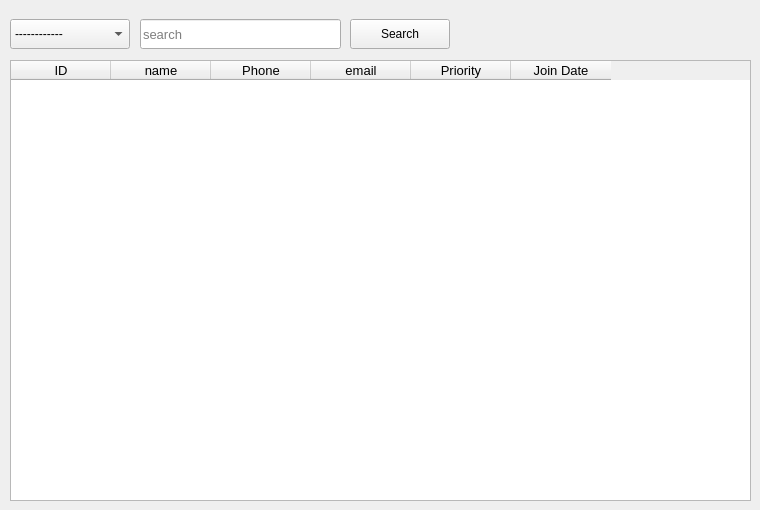
      <widget class="QWidget" name="tab_7">
       <attribute name="title">
        <string>Employee Table</string>
       </attribute>
       <widget class="QComboBox" name="comboBox_14">
        <property name="geometry">
         <rect>
          <x>10</x>
          <y>19</y>
          <width>120</width>
          <height>30</height>
         </rect>
        </property>
        <property name="font">
         <font>
          <family>Segoe UI</family>
         </font>
        </property>
        <item>
         <property name="text">
          <string>------------</string>
         </property>
        </item>
        <item>
         <property name="text">
          <string>ID</string>
         </property>
        </item>
        <item>
         <property name="text">
          <string>Name</string>
         </property>
        </item>
        <item>
         <property name="text">
          <string>Phone</string>
         </property>
        </item>
        <item>
         <property name="text">
          <string>Email</string>
         </property>
        </item>
        <item>
         <property name="text">
          <string>Priority</string>
         </property>
        </item>
       </widget>
       <widget class="QPushButton" name="pushButton_35">
        <property name="geometry">
         <rect>
          <x>350</x>
          <y>19</y>
          <width>100</width>
          <height>30</height>
         </rect>
        </property>
        <property name="font">
         <font>
          <family>Segoe UI</family>
         </font>
        </property>
        <property name="text">
         <string>Search</string>
        </property>
       </widget>
       <widget class="QLineEdit" name="lineEdit_55">
        <property name="geometry">
         <rect>
          <x>140</x>
          <y>19</y>
          <width>201</width>
          <height>30</height>
         </rect>
        </property>
        <property name="font">
         <font>
          <pointsize>10</pointsize>
         </font>
        </property>
        <property name="placeholderText">
         <string>search</string>
        </property>
       </widget>
       <widget class="QTableWidget" name="tableWidget_8">
        <property name="geometry">
         <rect>
          <x>10</x>
          <y>60</y>
          <width>741</width>
          <height>441</height>
         </rect>
        </property>
        <property name="font">
         <font>
          <family>Segoe UI</family>
          <pointsize>10</pointsize>
         </font>
        </property>
        <column>
         <property name="text">
          <string>ID</string>
         </property>
        </column>
        <column>
         <property name="text">
          <string>name</string>
         </property>
        </column>
        <column>
         <property name="text">
          <string>Phone</string>
         </property>
        </column>
        <column>
         <property name="text">
          <string>email</string>
         </property>
        </column>
        <column>
         <property name="text">
          <string>Priority</string>
         </property>
        </column>
        <column>
         <property name="text">
          <string>Join Date</string>
         </property>
        </column>
       </widget>
      </widget>
